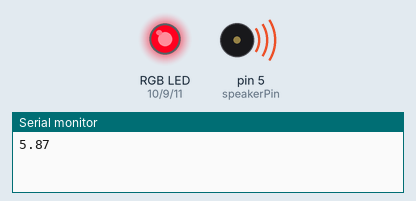
Simulated run of this sketch. Board: Arduino Uno, built with avr-gcc and run on an emulated ATmega328P. Parts: an RGB LED mixed from three pins (HIGH = lit), buzzer (waves = sounding), the last lines printed to the serial monitor.

Above: at 0.1 s.
At 4.31 s:
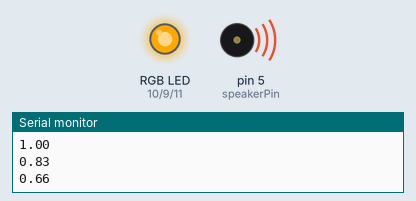
At 9.33 s:
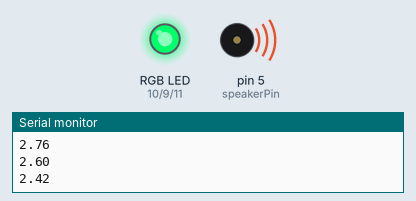
At 19.56 s:
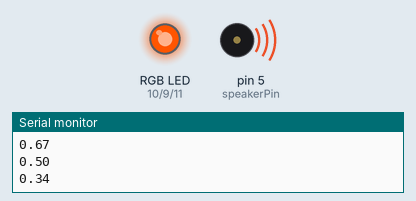
At 29.4 s:
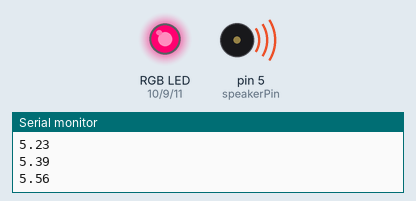
At 39.83 s:
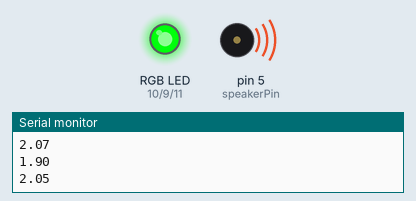
Timing chart, 0 to 40.0 s (numbered marks = the images above):
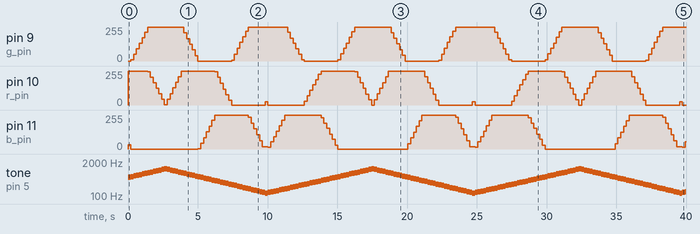

Measured:
- by itself, pin 11 (b_pin): 0/255 → 32/255 at 0.00 s, → 0/255 0.20 s later, → 2/255 4.8 s later, → 44/255 0.20 s later, … (71 changes in this stretch)
- by itself, pin 10 (r_pin): 0/255 → 255/255 at 0.00 s, → 251/255 1.4 s later, → 210/255 0.20 s later, → 168/255 0.20 s later, … (83 changes in this stretch)
- by itself, tone on pin 5 (speakerPin): plays 523 Hz for 0.20 s, 554 Hz for 0.20 s, 586 Hz for 0.20 s, 620 Hz for 0.20 s, 656 Hz for 0.20 s, 695 Hz for 0.20 s … (200 notes in this stretch)

The sketch:

pitch_to_rgb.ino
```cpp
#include "math.h"
// float middle_c = log(261.626);
float middle_c = log(8.176);

int r;
int g;
int b;
int rgb;
int rgb_read[] = {0, 0, 0};
int r_read;
int g_read;
int b_read;
float multiplier = 1.05946309436;

long float_map(float x, float in_min, float in_max, float out_min, float out_max)
{
  return (x - in_min) * (out_max - out_min) / (in_max - in_min) + out_min;
}

int get_rgb(int pitch, int *rgb) {
  float log_pitch = log(double(pitch)) / middle_c;
  int nearest_int = int(log_pitch);
  log_pitch = (log_pitch - nearest_int) * 6;
  // Serial.print(log_pitch);
  // log_pitch = fmod(log_pitch, middle_c) / middle_c * 6;
  Serial.println(log_pitch);
  // Serial.print(nearest_int);

  if (log_pitch < 1) {
    r = 255;
    g = int(float_map(log_pitch, 0, 1, 0, 255));
    b = 0;
  } else if (log_pitch < 2) {
    r = int(float_map(log_pitch, 1, 2, 255, 0));
    g = 255;
    b - 0;
  } else if (log_pitch < 3) {
    r = 0;
    g = 255;
    b = int(float_map(log_pitch, 2, 3, 0, 255));
  } else if (log_pitch < 4) {
    r = 0;
    g = int(float_map(log_pitch, 3, 4, 255, 0));
    b = 255;
  } else if (log_pitch < 5) {
    r = int(float_map(log_pitch, 4, 5, 0, 255));
    g = 0;
    b = 255;
  } else {
    r = 255;
    g = 0;
    b = int(float_map(log_pitch, 5, 6, 255, 0));
  }
  rgb[0] = r;
  rgb[1] = g;
  rgb[2] = b;
  // return rgb;
}

int r_pin = 10;
int g_pin = 9;
int b_pin = 11;
int speakerPin = 5;

int pitch = 523.251;

void setup() {
  // put your setup code here, to run once:
  Serial.begin(9600);
}

void loop() {
  // put your main code here, to run repeatedly:
  get_rgb(pitch, rgb_read);
  // r_read = rgb_read / 1000000;
  // g_read = (rgb_read % 1000000) / 1000;
  // b_read = (rgb_read / 1000);
  // Serial.print(rgb_read[0]);
  // Serial.print("   |   ");
  // Serial.print(rgb_read[1]);
  // Serial.print("   |   ");
  // Serial.println(rgb_read[2]);

  analogWrite(r_pin, rgb_read[0]);
  analogWrite(g_pin, rgb_read[1]);
  analogWrite(b_pin, rgb_read[2]);

  tone(speakerPin, pitch);
  // Serial.print(r_read);
  // Serial.print("   |   ");
  // Serial.print(g_read);
  // Serial.print("   |   ");
  // Serial.println(b_read);
  pitch *= multiplier;
  if (pitch > 1046.502) {
    multiplier = 0.943874312682;
  }
  if (pitch < 130.813) {
    multiplier = 1.05946309436;
  }
  delay(200);
}
```
